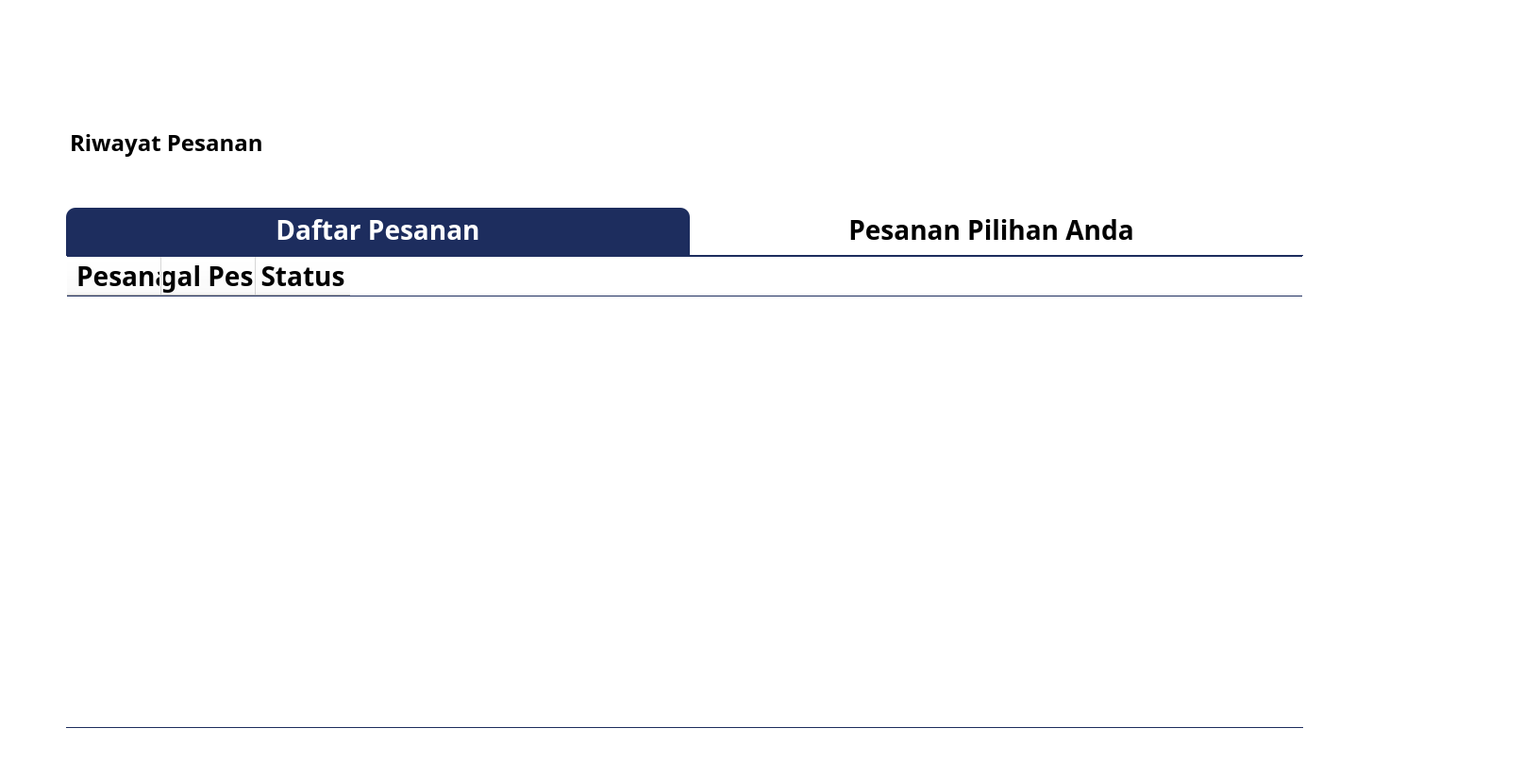
<?xml version="1.0" encoding="UTF-8"?>
<ui version="4.0">
 <class>Dialog</class>
 <widget class="QDialog" name="Dialog">
  <property name="geometry">
   <rect>
    <x>0</x>
    <y>0</y>
    <width>1632</width>
    <height>807</height>
   </rect>
  </property>
  <property name="windowTitle">
   <string>Dialog</string>
  </property>
  <property name="styleSheet">
   <string notr="true">position: absolute;
width: 276px;
height: 35px;
left: 80px;
top: 129px;

font-family: Mulish;
font-style: normal;
font-weight: bold;
font-size: 28px;
line-height: 35px;

background-color: #FFFFFF;
</string>
  </property>
  <widget class="QPushButton" name="buttonpesanan">
   <property name="geometry">
    <rect>
     <x>70</x>
     <y>220</y>
     <width>661</width>
     <height>61</height>
    </rect>
   </property>
   <property name="styleSheet">
    <string notr="true">background-color: #1D2D5E; color:#FFFFFF;
font: 16pt &quot;Mulish&quot;;
border-radius: 10px;
padding-bottom:15px;
</string>
   </property>
   <property name="text">
    <string>Daftar Pesanan</string>
   </property>
  </widget>
  <widget class="QTextBrowser" name="textjudul">
   <property name="geometry">
    <rect>
     <x>70</x>
     <y>130</y>
     <width>361</width>
     <height>81</height>
    </rect>
   </property>
   <property name="styleSheet">
    <string notr="true">color:#000000;
font: 28px &quot;Mulish&quot;;
border: 0px;
</string>
   </property>
   <property name="html">
    <string>&lt;!DOCTYPE HTML PUBLIC &quot;-//W3C//DTD HTML 4.0//EN&quot; &quot;http://www.w3.org/TR/REC-html40/strict.dtd&quot;&gt;
&lt;html&gt;&lt;head&gt;&lt;meta name=&quot;qrichtext&quot; content=&quot;1&quot; /&gt;&lt;style type=&quot;text/css&quot;&gt;
p, li { white-space: pre-wrap; }
&lt;/style&gt;&lt;/head&gt;&lt;body style=&quot; font-family:'Mulish'; font-size:28px; font-weight:400; font-style:normal;&quot;&gt;
&lt;p style=&quot; margin-top:0px; margin-bottom:0px; margin-left:0px; margin-right:0px; -qt-block-indent:0; text-indent:0px;&quot;&gt;&lt;span style=&quot; font-size:18pt; font-weight:600;&quot;&gt;Riwayat Pesanan&lt;/span&gt;&lt;/p&gt;&lt;/body&gt;&lt;/html&gt;</string>
   </property>
  </widget>
  <widget class="QTableWidget" name="tabelsemuapesanan">
   <property name="geometry">
    <rect>
     <x>70</x>
     <y>270</y>
     <width>1311</width>
     <height>501</height>
    </rect>
   </property>
   <property name="styleSheet">
    <string notr="true">font: 16pt &quot;Mulish&quot;;
border-top: 1px solid #1D2D5E;
border-bottom: 1px solid #1D2D5E;</string>
   </property>
   <column>
    <property name="text">
     <string>ID Pesanan</string>
    </property>
   </column>
   <column>
    <property name="text">
     <string>Tanggal Pesanan</string>
    </property>
   </column>
   <column>
    <property name="text">
     <string>Status</string>
    </property>
   </column>
  </widget>
  <widget class="QPushButton" name="buttonpesanandia">
   <property name="geometry">
    <rect>
     <x>720</x>
     <y>220</y>
     <width>661</width>
     <height>61</height>
    </rect>
   </property>
   <property name="styleSheet">
    <string notr="true">background-color: #FFFFFF; color:#000000 ;
font: 16pt &quot;Mulish&quot;;
border-radius: 10px;
padding-bottom:15px;</string>
   </property>
   <property name="text">
    <string>Pesanan Pilihan Anda</string>
   </property>
  </widget>
  <zorder>buttonpesanandia</zorder>
  <zorder>buttonpesanan</zorder>
  <zorder>textjudul</zorder>
  <zorder>tabelsemuapesanan</zorder>
 </widget>
 <resources/>
 <connections/>
</ui>
